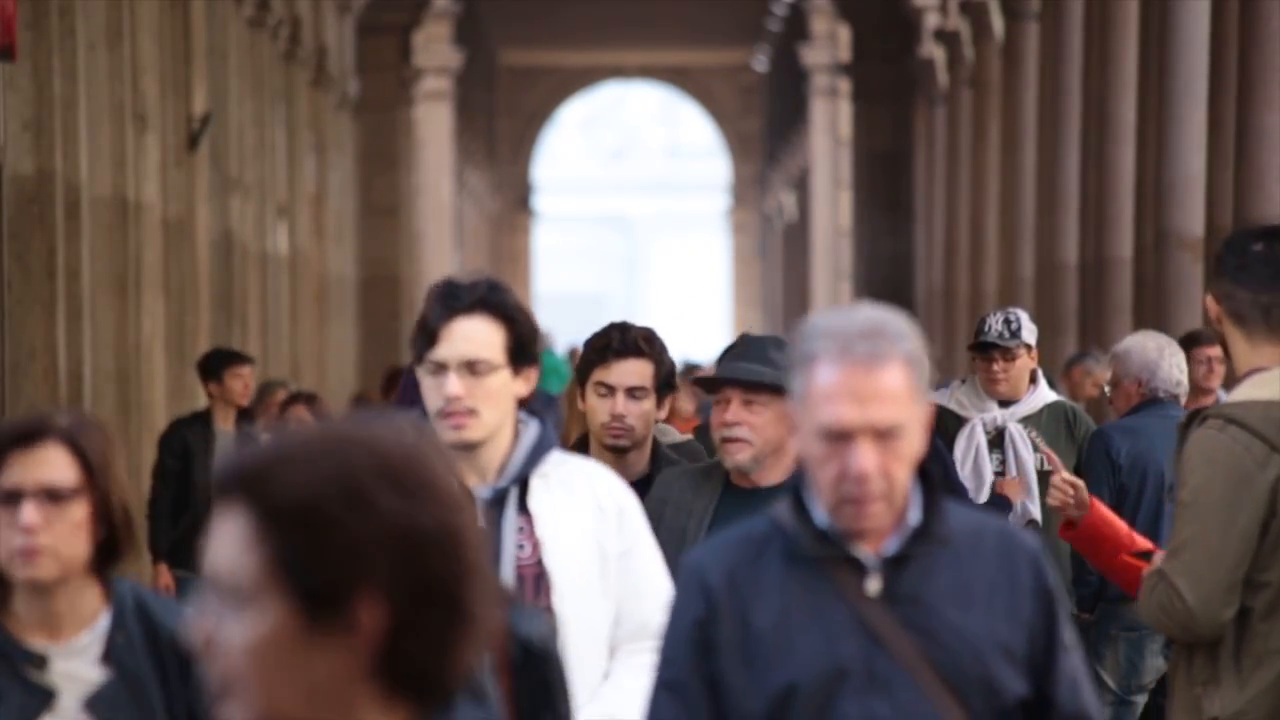
#> input picture frame 46 of Basic Image Processing/5- Video Çizim/yuruyeninsanlar.mp4, 1280 x 720 px
$ python Video_cizim.py
#> lines starting #> are read from the running program, lines starting #| are printed output that depends on the picture; after the words box and inside, x2 and y2 are one past the last pixel; in counts of white or black regions, pixels touching at a corner belong together
import cv2

cap = cv2.VideoCapture("yuruyeninsanlar.mp4")

while(cap.isOpened()):

    ret,frame = cap.read(1)
#> frame is the input picture: shape (720, 1280, 3); mean B, G, R 83.2, 86.1, 103
    frame = cv2.rectangle(frame,(500,250),(190,100),(0,255,0),5) #dikdortgen cizimi ve acilari
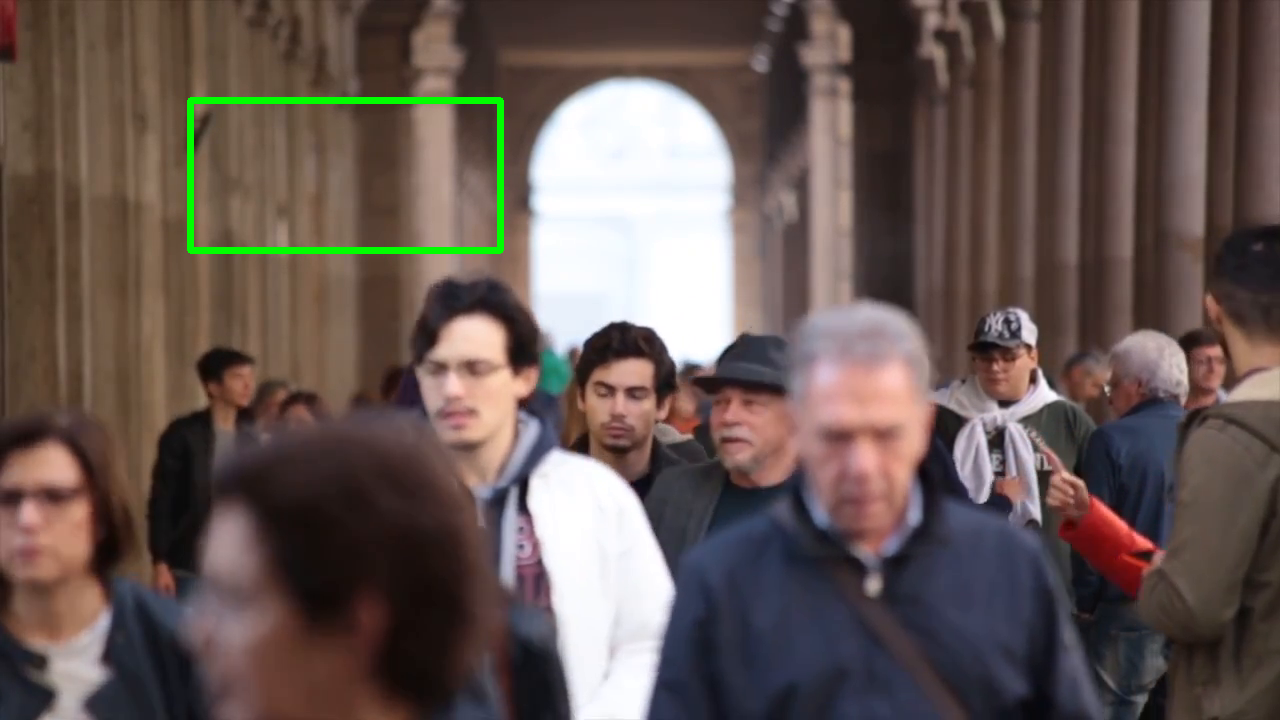
#> frame: shape (720, 1280, 3); 0.7% of pixels changed, all inside (x1, y1, x2, y2) = (187, 97, 504, 254)
    cv2.imshow("video",frame)

    if cv2.waitKey(1) & 0xFF == ord("q"): #"q" tusu ile kapatma
#> (key q is pressed here)
        break

cap.release()
cv2.destroyAllWindows()

$ run again, starting later in the video
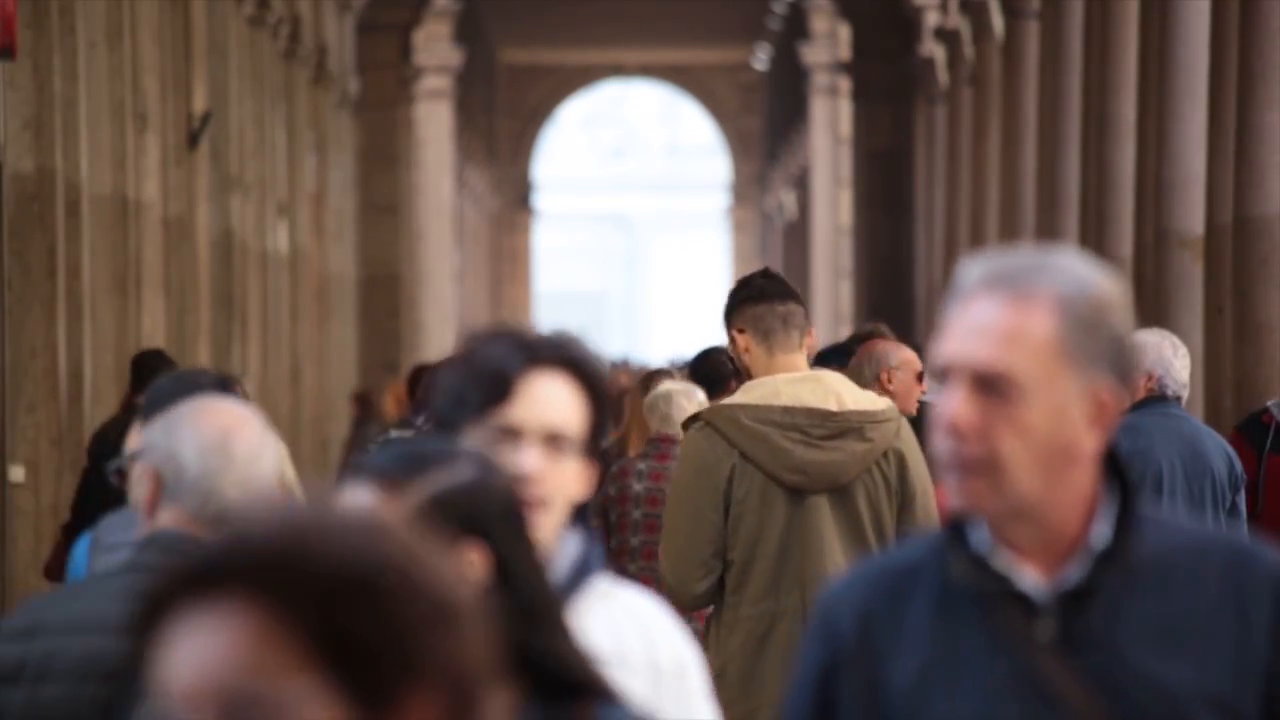
#> input picture frame 207 of Basic Image Processing/5- Video Çizim/yuruyeninsanlar.mp4, 1280 x 720 px
#> frame is the input picture: shape (720, 1280, 3); mean B, G, R 78.6, 83.8, 101.9
#> `frame = cv2.rectangle(frame,(500,250),(190,100),(0,255,0),5)`:
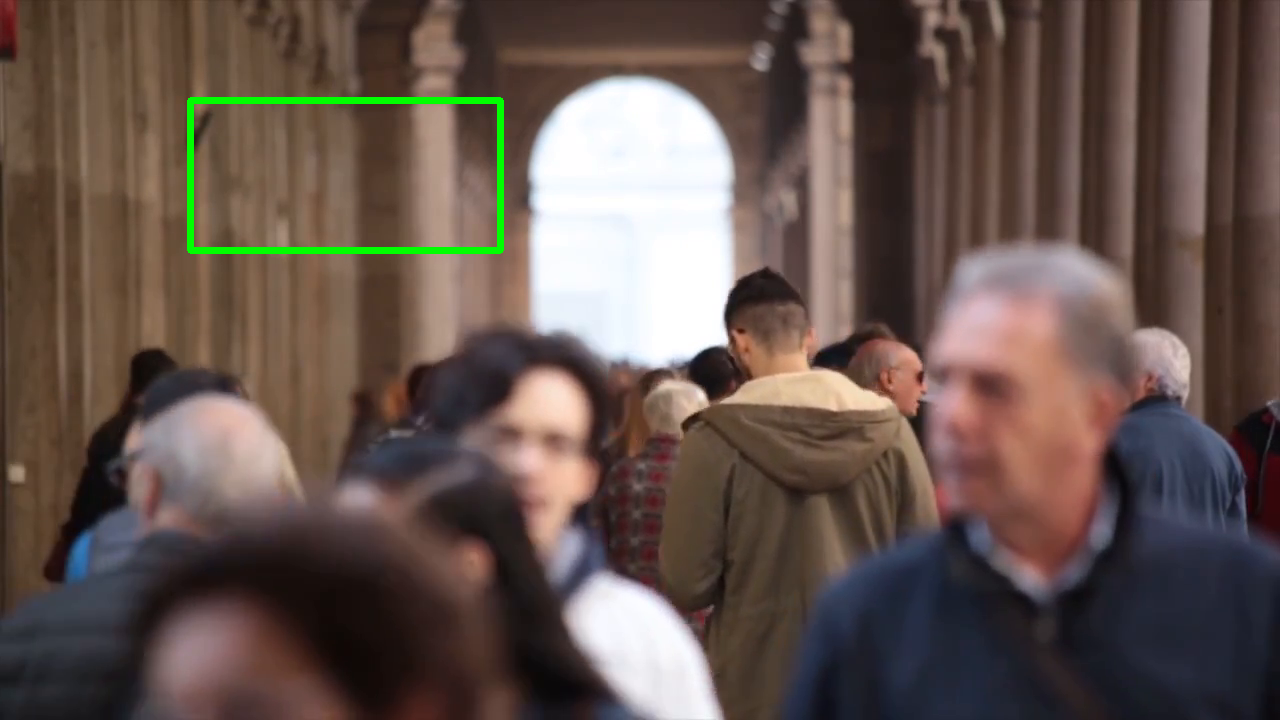
#> frame: shape (720, 1280, 3); 0.7% of pixels changed, all inside (x1, y1, x2, y2) = (187, 97, 504, 254)

$ run again, starting later in the video
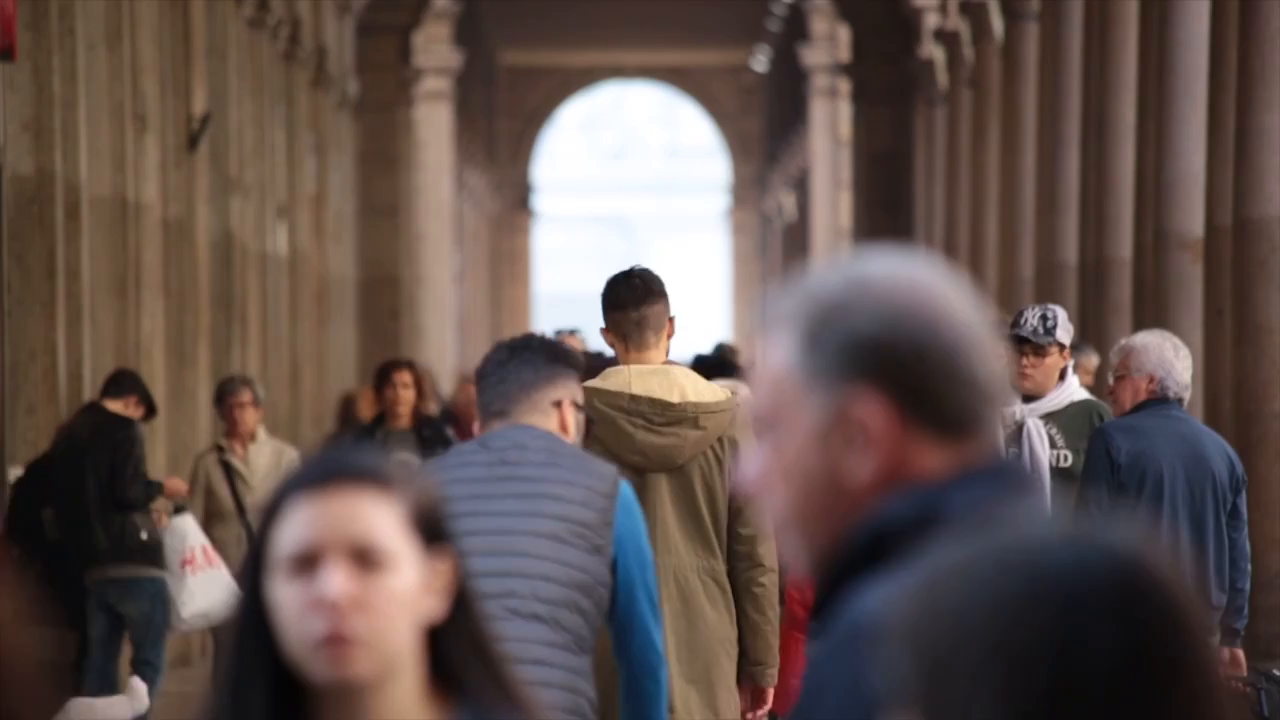
#> input picture frame 368 of Basic Image Processing/5- Video Çizim/yuruyeninsanlar.mp4, 1280 x 720 px
#> frame is the input picture: shape (720, 1280, 3); mean B, G, R 77.5, 82, 97.9
#> `frame = cv2.rectangle(frame,(500,250),(190,100),(0,255,0),5)`:
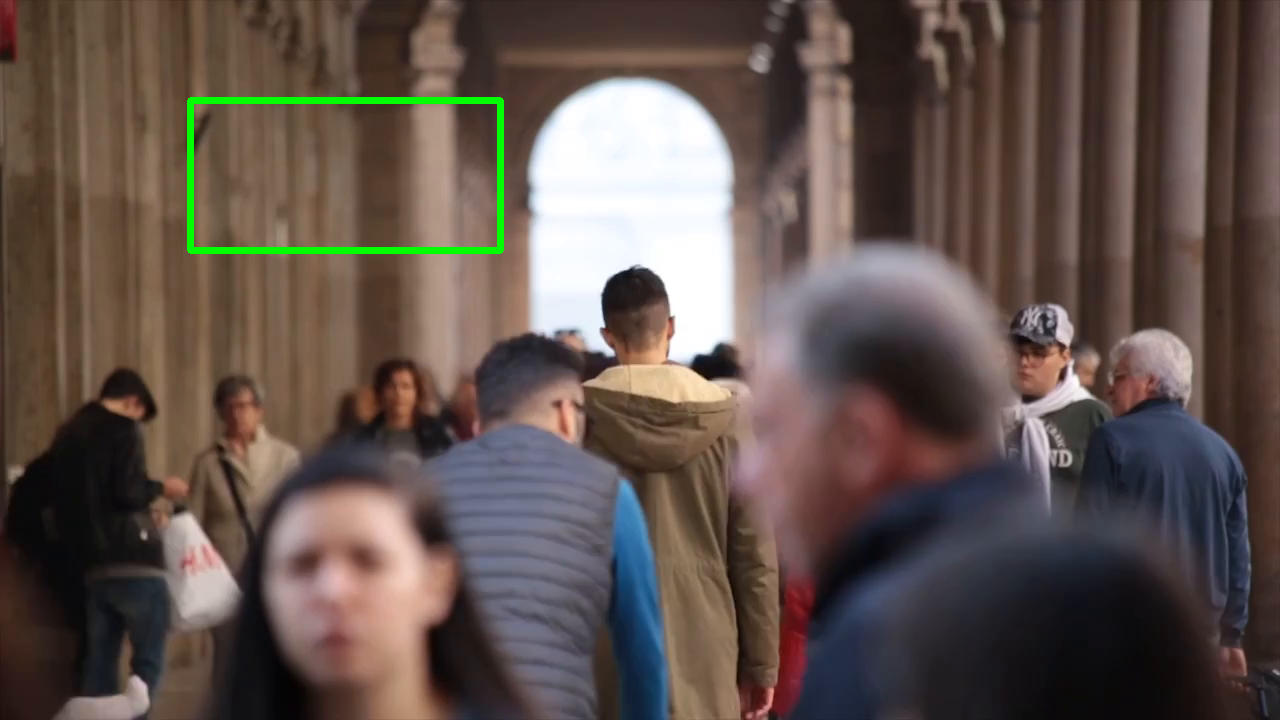
#> frame: shape (720, 1280, 3); 0.7% of pixels changed, all inside (x1, y1, x2, y2) = (187, 97, 504, 254)
